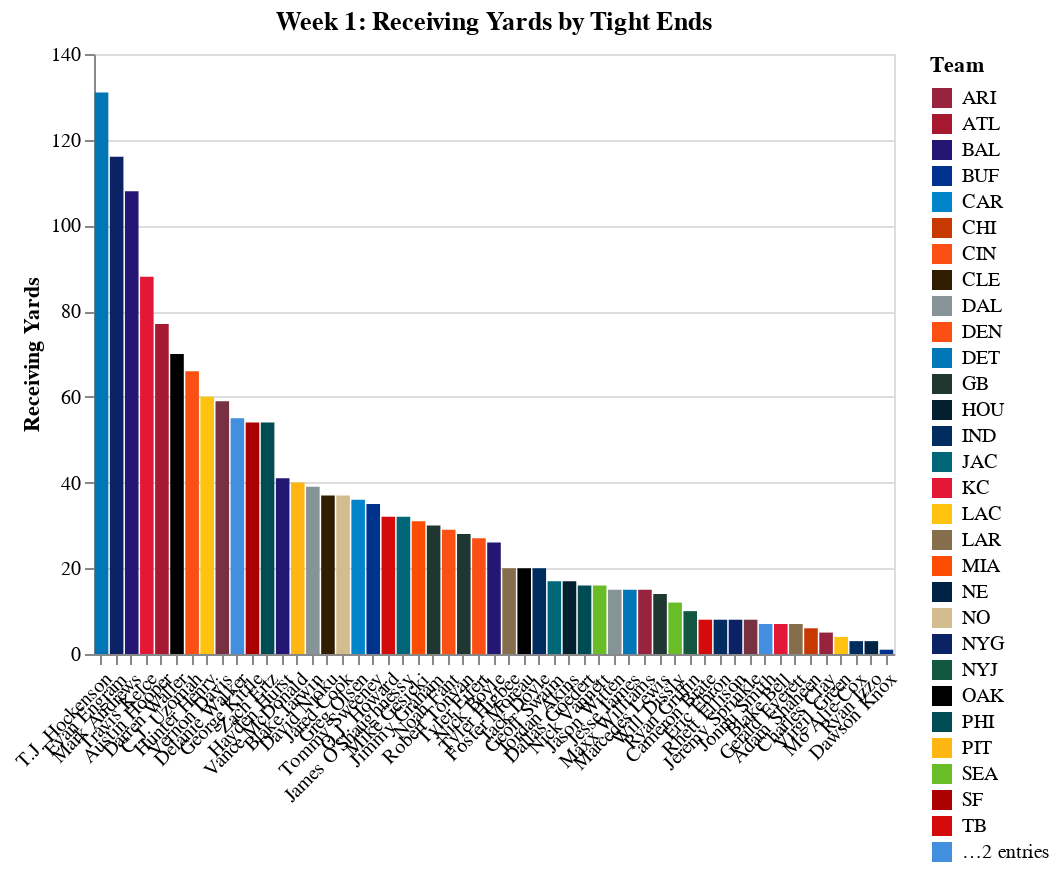

The notebook cell saved with this chart:
### Code cell
chart

### Figure 1 — Vega-Lite specification as saved in the notebook (floating-point values rounded to 4 significant figures)
{"$schema": "https://vega.github.io/schema/vega-lite/v3.4.0.json", "config": {"background": "white", "mark": {"tooltip": null}, "view": {"height": 300, "width": 400}}, "data": {"name": "data-ab3aff318d0f9b16f5519f1e79c6fd4f"}, "datasets": {"data-ab3aff318d0f9b16f5519f1e79c6fd4f": [{"FantasyPoints": 23.1, "Player": "Evan Engram", "ReceivingYards": 116, "Receptions": 11, "Targets": 14, "Team": "NYG"}, {"FantasyPoints": 22.1, "Player": "T.J. Hockenson", "ReceivingYards": 131, "Receptions": 6, "Targets": 9, "Team": "DET"}, {"FantasyPoints": 20.8, "Player": "Mark Andrews", "ReceivingYards": 108, "Receptions": 8, "Targets": 8, "Team": "BAL"}, {"FantasyPoints": 20, "Player": "Delanie Walker", "ReceivingYards": 55, "Receptions": 5, "Targets": 6, "Team": "TEN"}, {"FantasyPoints": 13.9, "Player": "Vernon Davis", "ReceivingYards": 59, "Receptions": 4, "Targets": 7, "Team": "WAS"}, {"FantasyPoints": 12.2, "Player": "Austin Hooper", "ReceivingYards": 77, "Receptions": 9, "Targets": 9, "Team": "ATL"}, {"FantasyPoints": 11.7, "Player": "David Njoku", "ReceivingYards": 37, "Receptions": 4, "Targets": 6, "Team": "CLE"}, {"FantasyPoints": 11.4, "Player": "Blake Jarwin", "ReceivingYards": 39, "Receptions": 3, "Targets": 3, "Team": "DAL"}, {"FantasyPoints": 10.5, "Player": "Jimmy Graham", "ReceivingYards": 30, "Receptions": 3, "Targets": 6, "Team": "GB"}, {"FantasyPoints": 10.5, "Player": "Darren Waller", "ReceivingYards": 70, "Receptions": 7, "Targets": 8, "Team": "OAK"}, {"FantasyPoints": 10.3, "Player": "Travis Kelce", "ReceivingYards": 88, "Receptions": 3, "Targets": 8, "Team": "KC"}, {"FantasyPoints": 10, "Player": "Tyler Higbee", "ReceivingYards": 20, "Receptions": 4, "Targets": 5, "Team": "LAR"}, {"FantasyPoints": 9.4, "Player": "George Kittle", "ReceivingYards": 54, "Receptions": 8, "Targets": 10, "Team": "SF"}, {"FantasyPoints": 9, "Player": "Jason Witten", "ReceivingYards": 15, "Receptions": 3, "Targets": 4, "Team": "DAL"}, {"FantasyPoints": 8.6, "Player": "C.J. Uzomah", "ReceivingYards": 66, "Receptions": 4, "Targets": 5, "Team": "CIN"}, {"FantasyPoints": 8, "Player": "Hunter Henry", "ReceivingYards": 60, "Receptions": 4, "Targets": 5, "Team": "LAC"}, {"FantasyPoints": 7.9, "Player": "Zach Ertz", "ReceivingYards": 54, "Receptions": 5, "Targets": 7, "Team": "PHI"}, {"FantasyPoints": 5.6, "Player": "Hayden Hurst", "ReceivingYards": 41, "Receptions": 3, "Targets": 4, "Team": "BAL"}, {"FantasyPoints": 5.6, "Player": "Greg Olsen", "ReceivingYards": 36, "Receptions": 4, "Targets": 9, "Team": "CAR"}, {"FantasyPoints": 5.2, "Player": "Tyler Eifert", "ReceivingYards": 27, "Receptions": 5, "Targets": 6, "Team": "CIN"}, {"FantasyPoints": 5.2, "Player": "O.J. Howard", "ReceivingYards": 32, "Receptions": 4, "Targets": 5, "Team": "TB"}, {"FantasyPoints": 5.2, "Player": "James O'Shaughnessy", "ReceivingYards": 32, "Receptions": 4, "Targets": 5, "Team": "JAC"}, {"FantasyPoints": 5, "Player": "Vance McDonald", "ReceivingYards": 40, "Receptions": 2, "Targets": 4, "Team": "PIT"}, {"FantasyPoints": 4.7, "Player": "Jared Cook", "ReceivingYards": 37, "Receptions": 2, "Targets": 3, "Team": "NO"}, {"FantasyPoints": 4.5, "Player": "Tommy Sweeney", "ReceivingYards": 35, "Receptions": 2, "Targets": 2, "Team": "BUF"}, {"FantasyPoints": 4.1, "Player": "Nick Boyle", "ReceivingYards": 26, "Receptions": 3, "Targets": 3, "Team": "BAL"}, {"FantasyPoints": 4.1, "Player": "Mike Gesicki", "ReceivingYards": 31, "Receptions": 2, "Targets": 6, "Team": "MIA"}, {"FantasyPoints": 3.7, "Player": "Geoff Swaim", "ReceivingYards": 17, "Receptions": 4, "Targets": 4, "Team": "JAC"}, {"FantasyPoints": 3.4, "Player": "Noah Fant", "ReceivingYards": 29, "Receptions": 2, "Targets": 5, "Team": "DEN"}, {"FantasyPoints": 3.3, "Player": "Robert Tonyan", "ReceivingYards": 28, "Receptions": 1, "Targets": 1, "Team": "GB"}, {"FantasyPoints": 3, "Player": "Foster Moreau", "ReceivingYards": 20, "Receptions": 2, "Targets": 2, "Team": "OAK"}, {"FantasyPoints": 2.6, "Player": "Dallas Goedert", "ReceivingYards": 16, "Receptions": 2, "Targets": 3, "Team": "PHI"}, {"FantasyPoints": 2.6, "Player": "Nick Vannett", "ReceivingYards": 16, "Receptions": 2, "Targets": 2, "Team": "SEA"}, {"FantasyPoints": 2.5, "Player": "Jack Doyle", "ReceivingYards": 20, "Receptions": 1, "Targets": 2, "Team": "IND"}, {"FantasyPoints": 2.5, "Player": "Ryan Griffin", "ReceivingYards": 10, "Receptions": 3, "Targets": 4, "Team": "NYJ"}, {"FantasyPoints": 2.4, "Player": "Marcedes Lewis", "ReceivingYards": 14, "Receptions": 2, "Targets": 3, "Team": "GB"}, {"FantasyPoints": 2.2, "Player": "Jordan Akins", "ReceivingYards": 17, "Receptions": 1, "Targets": 2, "Team": "HOU"}, {"FantasyPoints": 2.2, "Player": "Jonnu Smith", "ReceivingYards": 7, "Receptions": 1, "Targets": 1, "Team": "TEN"}, {"FantasyPoints": 2, "Player": "Jesse James", "ReceivingYards": 15, "Receptions": 1, "Targets": 1, "Team": "DET"}, {"FantasyPoints": 2, "Player": "Maxx Williams", "ReceivingYards": 15, "Receptions": 1, "Targets": 1, "Team": "ARI"}, {"FantasyPoints": 1.8, "Player": "Cameron Brate", "ReceivingYards": 8, "Receptions": 2, "Targets": 2, "Team": "TB"}, {"FantasyPoints": 1.7, "Player": "Will Dissly", "ReceivingYards": 12, "Receptions": 1, "Targets": 2, "Team": "SEA"}, {"FantasyPoints": 1.3, "Player": "Eric Ebron", "ReceivingYards": 8, "Receptions": 1, "Targets": 3, "Team": "IND"}, {"FantasyPoints": 1.3, "Player": "Rhett Ellison", "ReceivingYards": 8, "Receptions": 1, "Targets": 2, "Team": "NYG"}, {"FantasyPoints": 1.3, "Player": "Jeremy Sprinkle", "ReceivingYards": 8, "Receptions": 1, "Targets": 1, "Team": "WAS"}, {"FantasyPoints": 1.2, "Player": "Blake Bell", "ReceivingYards": 7, "Receptions": 1, "Targets": 1, "Team": "KC"}, {"FantasyPoints": 1.2, "Player": "Gerald Everett", "ReceivingYards": 7, "Receptions": 1, "Targets": 1, "Team": "LAR"}, {"FantasyPoints": 1.1, "Player": "Adam Shaheen", "ReceivingYards": 6, "Receptions": 1, "Targets": 2, "Team": "CHI"}, {"FantasyPoints": 1, "Player": "Charles Clay", "ReceivingYards": 5, "Receptions": 1, "Targets": 1, "Team": "ARI"}, {"FantasyPoints": 0.9, "Player": "Virgil Green", "ReceivingYards": 4, "Receptions": 1, "Targets": 1, "Team": "LAC"}, {"FantasyPoints": 0.8, "Player": "Mo Alie-Cox", "ReceivingYards": 3, "Receptions": 1, "Targets": 1, "Team": "IND"}, {"FantasyPoints": 0.8, "Player": "Ryan Izzo", "ReceivingYards": 3, "Receptions": 1, "Targets": 2, "Team": "NE"}, {"FantasyPoints": 0.6, "Player": "Dawson Knox", "ReceivingYards": 1, "Receptions": 1, "Targets": 2, "Team": "BUF"}]}, "encoding": {"color": {"field": "Team", "scale": {"domain": ["ARI", "ATL", "BAL", "BUF", "CAR", "CHI", "CIN", "CLE", "DAL", "DEN", "DET", "GB", "HOU", "IND", "JAC", "KC", "LAC", "LAR", "MIA", "NE", "NO", "NYG", "NYJ", "OAK", "PHI", "PIT", "SEA", "SF", "TB", "TEN", "WAS"], "range": ["#97233F", "#A71930", "#241773", "#00338D", "#0085CA", "#C83803", "#FB4F14", "#311D00", "#869397", "#FB4F14", "#0076B6", "#203731", "#03202F", "#002C5F", "#006778", "#E31837", "#FFC20E", "#866D4B", "#FC4C02", "#002244", "#D3BC8D", "#0B2265", "#125740", "#000000", "#004C54", "#FFB612", "#69BE28", "#AA0000", "#D50A0A", "#418FDE", "#773141"]}, "type": "nominal"}, "x": {"axis": {"labelAngle": -45, "title": ""}, "field": "Player", "sort": {"field": "ReceivingYards", "op": "sum", "order": "descending"}, "type": "nominal"}, "y": {"axis": {"title": "Receiving Yards"}, "field": "ReceivingYards", "type": "quantitative"}}, "mark": "bar", "title": "Week 1: Receiving Yards by Tight Ends"}
